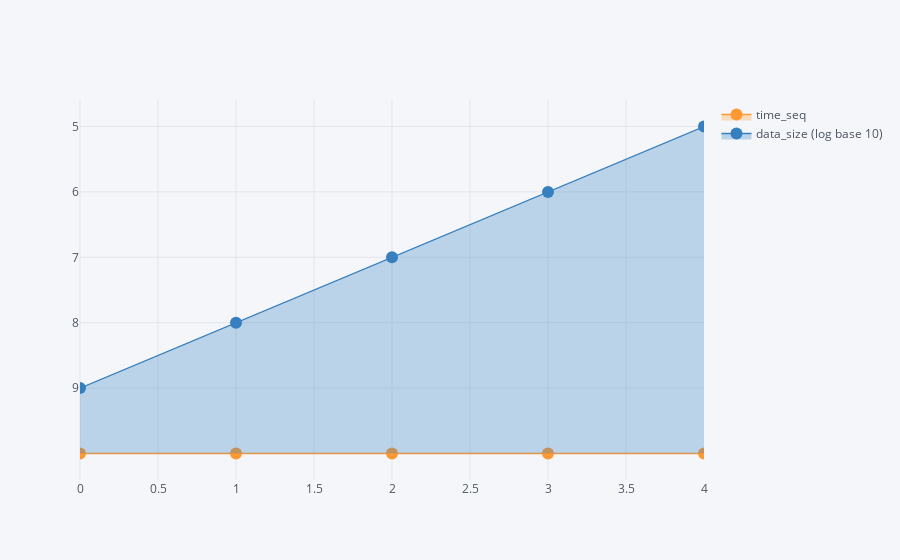

The code cell stored with this chart in its notebook:
### Code cell
# columns = ['b', 'c']
# df1 = pd.DataFrame(df, columns=columns)
# df1 = df.reindex(columns=['b','c'])

# df.plot.line(['data_size (log base 10)'], [df.iloc[:,1]])
pd.DataFrame(df, columns=['time_seq', 'data_size (log base 10)']).iplot(shared_xaxes=True, fill=True, mode='lines+markers', subplot_titles=True)

### Figure 1 — Plotly figure (JSON) as saved in the notebook; plotly's stock layout.template omitted (floating-point values rounded to 4 significant figures)
{"data": [{"fill": "tozeroy", "fillcolor": "rgba(255, 153, 51, 0.3)", "line": {"color": "rgba(255, 153, 51, 1.0)", "dash": "solid", "shape": "linear", "width": 1.3}, "marker": {"size": 12, "symbol": "circle"}, "mode": "lines+markers", "name": "time_seq", "text": "", "type": "scatter", "uid": "acf1a44c-c9b8-41c2-a278-8358421222b0", "x": [0, 1, 2, 3, 4], "y": ["", "", "", "", ""]}, {"fill": "tozeroy", "fillcolor": "rgba(55, 128, 191, 0.3)", "line": {"color": "rgba(55, 128, 191, 1.0)", "dash": "solid", "shape": "linear", "width": 1.3}, "marker": {"size": 12, "symbol": "circle"}, "mode": "lines+markers", "name": "data_size (log base 10)", "text": "", "type": "scatter", "uid": "2eb4d2a0-6471-412e-9c55-1ce685fe3213", "x": [0, 1, 2, 3, 4], "y": [9, 8, 7, 6, 5]}], "layout": {"legend": {"bgcolor": "#F5F6F9", "font": {"color": "#4D5663"}}, "paper_bgcolor": "#F5F6F9", "plot_bgcolor": "#F5F6F9", "title": {"font": {"color": "#4D5663"}}, "xaxis": {"gridcolor": "#E1E5ED", "showgrid": true, "tickfont": {"color": "#4D5663"}, "title": {"font": {"color": "#4D5663"}, "text": ""}, "zerolinecolor": "#E1E5ED"}, "yaxis": {"gridcolor": "#E1E5ED", "showgrid": true, "tickfont": {"color": "#4D5663"}, "title": {"font": {"color": "#4D5663"}, "text": ""}, "zerolinecolor": "#E1E5ED"}}}
